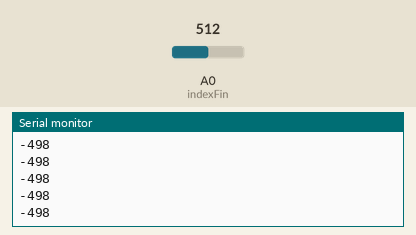
This sketch was run on a simulated Arduino Uno, built with avr-gcc and run on an emulated ATmega328P. Parts: the last lines printed to the serial monitor. The inputs (shaded band) are chosen by the test bench; at power-on: A0 (indexFin) = 512.

Above: at 1.2 s.
1.3 s: A0 (indexFin) set to 716
At 1.31 s:
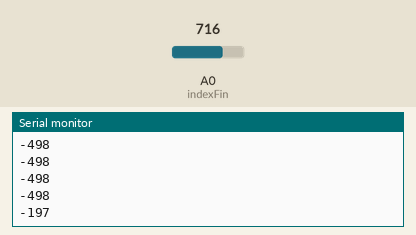
2.8 s: A0 (indexFin) set to 900
At 2.82 s:
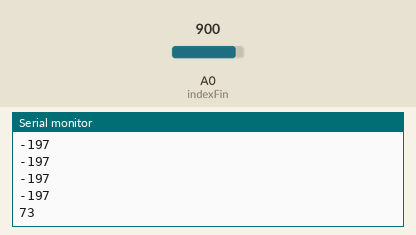
Timing chart, 0 to 5.8 s (numbered marks = the images above; inputs shaded):
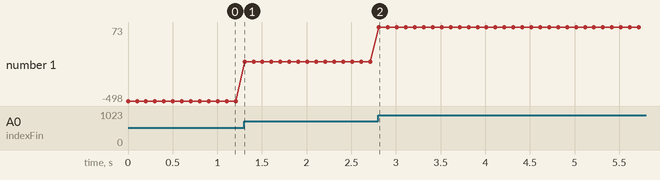

Measured:
- after the input at 1.3 s, the serial monitor: prints a new line at once (image 1)
- after the input at 2.8 s, the serial monitor: prints a new line at once (image 2)
- plotted number 1: -498 → -197 after the input at 1.3 s, -197 → 73 after the input at 2.8 s

The sketch:

FlexSensorConfig.ino
```cpp
/* How to use a flex sensor/resistro - Arduino Tutorial
   Fade an LED with a flex sensor
   More info: http://www.ardumotive.com/how-to-use-a-flex-sensor-en.html
   Dev: Michalis Vasilakis // Date: 9/7/2015 // www.ardumotive.com  */


//Constants:
const int indexFin = A0; //pin A0 to read analog input

//Variables:
int value; //save analog value


void setup(){

  //pinMode(indexFin, INPUT);
  Serial.begin(9600);       //Begin serial communication
}

void loop(){

  value = analogRead(indexFin);         //Read and save analog value from potentiometer
  //Serial.println(value);               //Print value
  // Printing if index finger is open or closed
  /*if (value > 850 && value < 950){
    Serial.println("Neutral");
  }
  else {
    Serial.println("Closed");
  }*/
  value = map(value, 850, 1023, 0, 255);//Map value 0-1023 to 0-255 (PWM)
  Serial.println(value);
  //analogWrite(ledPin, value);          //Send PWM value to led
  delay(100);                          //Small delay

}
```
